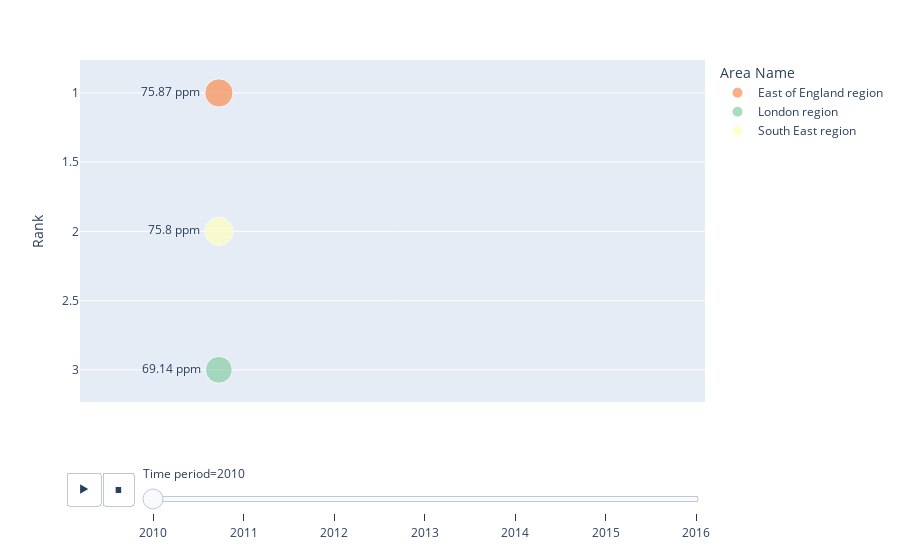

Notebook cell for this chart:
### Code cell
Rank_Based_Graph(df).animated_scatter()

### Figure 1 — Plotly figure (JSON) as saved in the notebook; plotly's stock layout.template omitted (floating-point values rounded to 4 significant figures)
{"data": [{"hovertemplate": "Area Name=East of England region<br>Time period=2010<br>Position=%{x}<br>rank=%{y}<br>Value=%{marker.size}<br>Val_text=%{text}<extra></extra>", "ids": ["East of England region"], "legendgroup": "East of England region", "marker": {"color": "#f98e52", "size": [75.87], "sizemode": "area", "sizeref": 0.1897, "symbol": "circle"}, "mode": "markers+text", "name": "East of England region", "orientation": "v", "showlegend": true, "text": ["75.87 ppm"], "textposition": "middle left", "type": "scatter", "x": [0], "xaxis": "x", "y": [1], "yaxis": "y"}, {"hovertemplate": "Area Name=London region<br>Time period=2010<br>Position=%{x}<br>rank=%{y}<br>Value=%{marker.size}<br>Val_text=%{text}<extra></extra>", "ids": ["London region"], "legendgroup": "London region", "marker": {"color": "#86cfa5", "size": [69.14], "sizemode": "area", "sizeref": 0.1897, "symbol": "circle"}, "mode": "markers+text", "name": "London region", "orientation": "v", "showlegend": true, "text": ["69.14 ppm"], "textposition": "middle left", "type": "scatter", "x": [0], "xaxis": "x", "y": [3], "yaxis": "y"}, {"hovertemplate": "Area Name=South East region<br>Time period=2010<br>Position=%{x}<br>rank=%{y}<br>Value=%{marker.size}<br>Val_text=%{text}<extra></extra>", "ids": ["South East region"], "legendgroup": "South East region", "marker": {"color": "#ffffbe", "size": [75.8], "sizemode": "area", "sizeref": 0.1897, "symbol": "circle"}, "mode": "markers+text", "name": "South East region", "orientation": "v", "showlegend": true, "text": ["75.8 ppm"], "textposition": "middle left", "type": "scatter", "x": [0], "xaxis": "x", "y": [2], "yaxis": "y"}], "layout": {"legend": {"itemsizing": "constant", "title": {"text": "Area Name"}, "tracegroupgap": 0}, "margin": {"t": 60}, "sliders": [{"active": 0, "currentvalue": {"prefix": "Time period="}, "len": 0.9, "pad": {"b": 10, "t": 60}, "steps": [{"args": [["2010"], {"frame": {"duration": 0, "redraw": false}, "fromcurrent": true, "mode": "immediate", "transition": {"duration": 0, "easing": "linear"}}], "label": "2010", "method": "animate"}, {"args": [["2011"], {"frame": {"duration": 0, "redraw": false}, "fromcurrent": true, "mode": "immediate", "transition": {"duration": 0, "easing": "linear"}}], "label": "2011", "method": "animate"}, {"args": [["2012"], {"frame": {"duration": 0, "redraw": false}, "fromcurrent": true, "mode": "immediate", "transition": {"duration": 0, "easing": "linear"}}], "label": "2012", "method": "animate"}, {"args": [["2013"], {"frame": {"duration": 0, "redraw": false}, "fromcurrent": true, "mode": "immediate", "transition": {"duration": 0, "easing": "linear"}}], "label": "2013", "method": "animate"}, {"args": [["2014"], {"frame": {"duration": 0, "redraw": false}, "fromcurrent": true, "mode": "immediate", "transition": {"duration": 0, "easing": "linear"}}], "label": "2014", "method": "animate"}, {"args": [["2015"], {"frame": {"duration": 0, "redraw": false}, "fromcurrent": true, "mode": "immediate", "transition": {"duration": 0, "easing": "linear"}}], "label": "2015", "method": "animate"}, {"args": [["2016"], {"frame": {"duration": 0, "redraw": false}, "fromcurrent": true, "mode": "immediate", "transition": {"duration": 0, "easing": "linear"}}], "label": "2016", "method": "animate"}], "x": 0.1, "xanchor": "left", "y": 0, "yanchor": "top"}], "updatemenus": [{"buttons": [{"args": [null, {"frame": {"duration": 500, "redraw": false}, "fromcurrent": true, "mode": "immediate", "transition": {"duration": 500, "easing": "linear"}}], "label": "&#9654;", "method": "animate"}, {"args": [[null], {"frame": {"duration": 0, "redraw": false}, "fromcurrent": true, "mode": "immediate", "transition": {"duration": 0, "easing": "linear"}}], "label": "&#9724;", "method": "animate"}], "direction": "left", "pad": {"r": 10, "t": 70}, "showactive": false, "type": "buttons", "x": 0.1, "xanchor": "right", "y": 0, "yanchor": "top"}], "xaxis": {"anchor": "y", "domain": [0, 1], "range": [-2, 7], "showgrid": false, "title": {"text": ""}, "visible": false}, "yaxis": {"anchor": "x", "autorange": "reversed", "domain": [0, 1], "range": [0.5, 6.5], "showgrid": true, "showticklabels": true, "title": {"text": "Rank"}, "visible": true}}}
